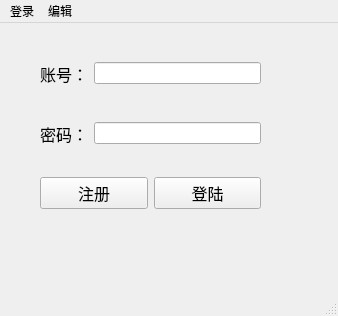
<?xml version="1.0" encoding="UTF-8"?>
<ui version="4.0">
 <class>MainWindow</class>
 <widget class="QMainWindow" name="MainWindow">
  <property name="geometry">
   <rect>
    <x>0</x>
    <y>0</y>
    <width>338</width>
    <height>316</height>
   </rect>
  </property>
  <property name="windowTitle">
   <string>MainWindow</string>
  </property>
  <widget class="QWidget" name="centralwidget">
   <widget class="QWidget" name="horizontalLayoutWidget">
    <property name="geometry">
     <rect>
      <x>40</x>
      <y>30</y>
      <width>221</width>
      <height>41</height>
     </rect>
    </property>
    <layout class="QHBoxLayout" name="horizontalLayout_2">
     <item>
      <widget class="QLabel" name="name">
       <property name="font">
        <font>
         <family>Arial</family>
         <pointsize>12</pointsize>
        </font>
       </property>
       <property name="text">
        <string>账号：</string>
       </property>
      </widget>
     </item>
     <item>
      <widget class="QLineEdit" name="name_edit"/>
     </item>
    </layout>
   </widget>
   <widget class="QWidget" name="horizontalLayoutWidget_2">
    <property name="geometry">
     <rect>
      <x>40</x>
      <y>90</y>
      <width>221</width>
      <height>41</height>
     </rect>
    </property>
    <layout class="QHBoxLayout" name="horizontalLayout_3">
     <item>
      <widget class="QLabel" name="password">
       <property name="font">
        <font>
         <family>Arial</family>
         <pointsize>12</pointsize>
        </font>
       </property>
       <property name="text">
        <string>密码：</string>
       </property>
      </widget>
     </item>
     <item>
      <widget class="QLineEdit" name="password_edit"/>
     </item>
    </layout>
   </widget>
   <widget class="QWidget" name="horizontalLayoutWidget_3">
    <property name="geometry">
     <rect>
      <x>40</x>
      <y>150</y>
      <width>221</width>
      <height>41</height>
     </rect>
    </property>
    <layout class="QHBoxLayout" name="horizontalLayout">
     <item>
      <widget class="QPushButton" name="registerUser">
       <property name="font">
        <font>
         <family>Arial</family>
         <pointsize>12</pointsize>
        </font>
       </property>
       <property name="text">
        <string>注册</string>
       </property>
      </widget>
     </item>
     <item>
      <widget class="QPushButton" name="landUser">
       <property name="font">
        <font>
         <family>Arial</family>
         <pointsize>12</pointsize>
        </font>
       </property>
       <property name="text">
        <string>登陆</string>
       </property>
      </widget>
     </item>
    </layout>
   </widget>
   <widget class="QLabel" name="success">
    <property name="geometry">
     <rect>
      <x>40</x>
      <y>220</y>
      <width>221</width>
      <height>31</height>
     </rect>
    </property>
    <property name="font">
     <font>
      <family>Arial</family>
      <pointsize>12</pointsize>
     </font>
    </property>
    <property name="text">
     <string/>
    </property>
   </widget>
  </widget>
  <widget class="QMenuBar" name="menubar">
   <property name="geometry">
    <rect>
     <x>0</x>
     <y>0</y>
     <width>338</width>
     <height>23</height>
    </rect>
   </property>
   <widget class="QMenu" name="login">
    <property name="title">
     <string>登录</string>
    </property>
   </widget>
   <widget class="QMenu" name="edit">
    <property name="title">
     <string>编辑</string>
    </property>
   </widget>
   <addaction name="login"/>
   <addaction name="edit"/>
  </widget>
  <widget class="QStatusBar" name="statusbar"/>
 </widget>
 <resources/>
 <connections/>
</ui>
